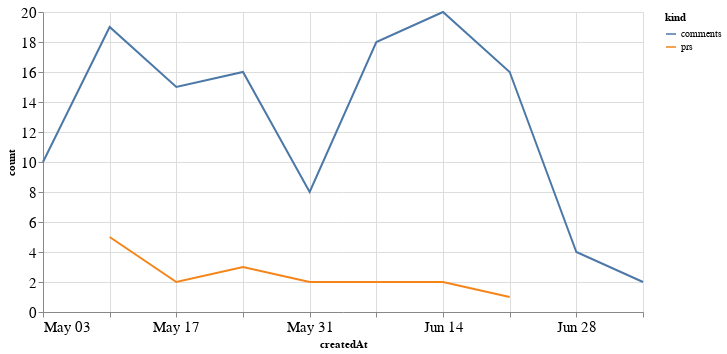

The code cell stored with this chart in its notebook:
### Code cell
alt.Chart(total_time, width=600).mark_line().encode(
    x='createdAt',
    y='count',
    color='kind'
)

### Figure 1 — Vega-Lite specification as saved in the notebook (floating-point values rounded to 4 significant figures)
{"config": {"axisLeft": {"labelFontSize": 15}, "axisBottom": {"labelFontSize": 15}}, "data": {"name": "data-cd032a2dd786a914e08d9e14a2be637a"}, "mark": "line", "encoding": {"color": {"type": "nominal", "field": "kind"}, "x": {"type": "temporal", "field": "createdAt"}, "y": {"type": "quantitative", "field": "count"}}, "width": 600, "$schema": "https://vega.github.io/schema/vega-lite/v4.8.1.json", "datasets": {"data-cd032a2dd786a914e08d9e14a2be637a": [{"createdAt": "2020-05-10T00:00:00", "kind": "prs", "count": 5.0}, {"createdAt": "2020-05-17T00:00:00", "kind": "prs", "count": 2.0}, {"createdAt": "2020-05-24T00:00:00", "kind": "prs", "count": 3.0}, {"createdAt": "2020-05-31T00:00:00", "kind": "prs", "count": 2.0}, {"createdAt": "2020-06-07T00:00:00", "kind": "prs", "count": 2.0}, {"createdAt": "2020-06-14T00:00:00", "kind": "prs", "count": 2.0}, {"createdAt": "2020-06-21T00:00:00", "kind": "prs", "count": 1.0}, {"createdAt": "2020-05-03T00:00:00", "kind": "prs", "count": null}, {"createdAt": "2020-06-28T00:00:00", "kind": "prs", "count": null}, {"createdAt": "2020-07-05T00:00:00", "kind": "prs", "count": null}, {"createdAt": "2020-05-10T00:00:00", "kind": "comments", "count": 19.0}, {"createdAt": "2020-05-17T00:00:00", "kind": "comments", "count": 15.0}, {"createdAt": "2020-05-24T00:00:00", "kind": "comments", "count": 16.0}, {"createdAt": "2020-05-31T00:00:00", "kind": "comments", "count": 8.0}, {"createdAt": "2020-06-07T00:00:00", "kind": "comments", "count": 18.0}, {"createdAt": "2020-06-14T00:00:00", "kind": "comments", "count": 20.0}, {"createdAt": "2020-06-21T00:00:00", "kind": "comments", "count": 16.0}, {"createdAt": "2020-05-03T00:00:00", "kind": "comments", "count": 10.0}, {"createdAt": "2020-06-28T00:00:00", "kind": "comments", "count": 4.0}, {"createdAt": "2020-07-05T00:00:00", "kind": "comments", "count": 2.0}]}}
